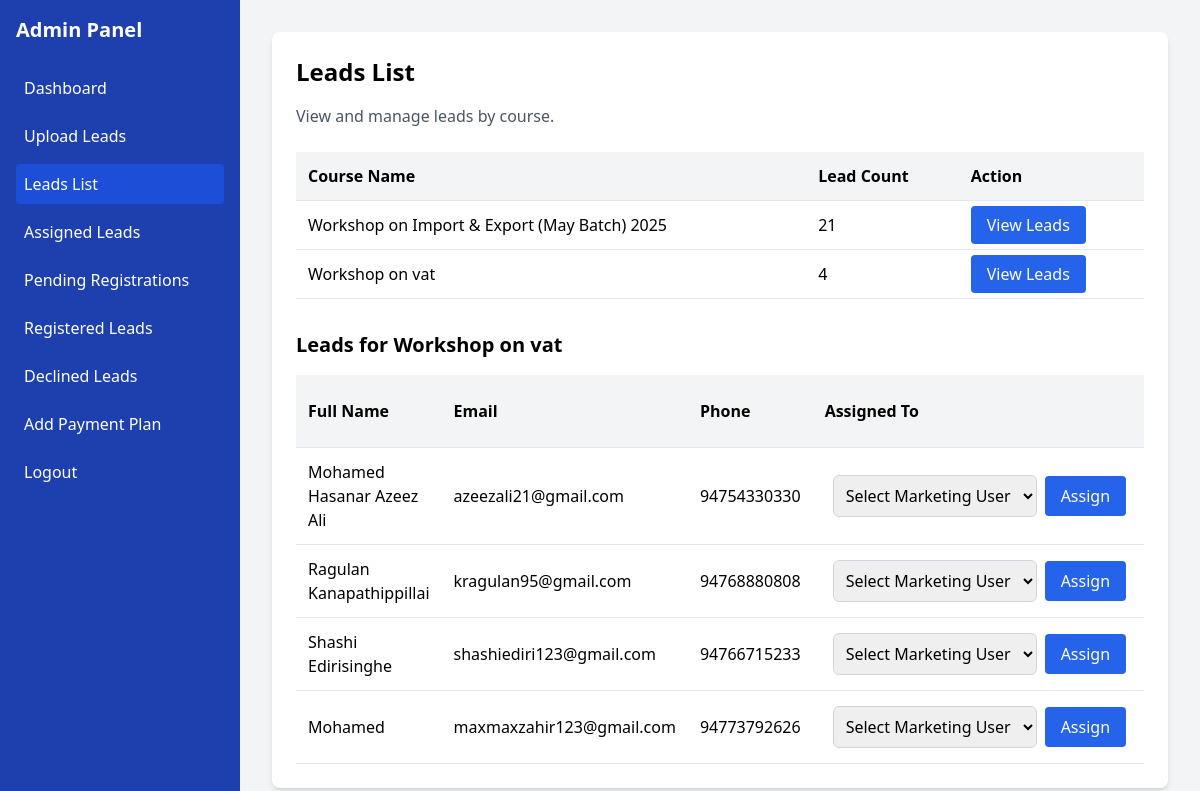
Page /views/admin/leads_list.php?course=Workshop+on+vat (signed in) on the committed database.
### tables this page shows
CREATE TABLE IF NOT EXISTS `leads` (
  `id` int NOT NULL AUTO_INCREMENT,
  `form_name` varchar(100) NOT NULL,
  `title` varchar(50) DEFAULT NULL,
  `full_name` varchar(100) NOT NULL,
  `email` varchar(100) NOT NULL,
  `phone` varchar(20) NOT NULL,
  `date_of_birth` date DEFAULT NULL,
  `gender` varchar(10) DEFAULT NULL,
  `nationality` varchar(50) DEFAULT NULL,
  `marital_status` varchar(20) DEFAULT NULL,
  `nic_number` varchar(12) DEFAULT NULL,
  `passport_number` varchar(20) DEFAULT NULL,
  `permanent_address` text,
  `current_address` text,
  `postcode` varchar(10) DEFAULT NULL,
  `mobile_no` varchar(15) DEFAULT NULL,
  `email_address` varchar(100) DEFAULT NULL,
  `office_address` text,
  `office_email` varchar(100) DEFAULT NULL,
  `parent_guardian_name` varchar(100) DEFAULT NULL,
  `parent_contact_number` varchar(15) DEFAULT NULL,
  `parent_address` text,
  `company_institution` varchar(100) DEFAULT NULL,
  `work_experience` text,
  `assigned_user_id` int DEFAULT NULL,
  `status` enum('new','assigned','pending_registration','registered','declined') DEFAULT 'new',
  `created_at` timestamp NULL DEFAULT CURRENT_TIMESTAMP,
  `registration_status` varchar(50) DEFAULT 'pending',
  `payment_plan_id` int DEFAULT NULL,
  PRIMARY KEY (`id`),
  KEY `assigned_user_id` (`assigned_user_id`),
  KEY `payment_plan_id` (`payment_plan_id`)
);

### backend/controllers/LeadController.php (called while the page is built, shortened)
<?php
require_once __DIR__ . '/../config/db_connect.php';
require_once __DIR__ . '/../models/Lead.php';
class LeadController {
    private $leadModel;
    public function __construct($pdo) {
        $this->leadModel = new Lead($pdo);
    }
    public function getLeadsByCourse($course_name, $user_id = null, $registration_status = null) {
        return $this->leadModel->getLeadsByCourse($course_name, $user_id, $registration_status);
    }
}

### backend/models/Lead.php (called while the page is built, shortened)
<?php
class Lead {
    private $pdo;
    public function __construct($pdo) {
        $this->pdo = $pdo;
    }
    public function getLeadsByCourse($course_name, $user_id = null, $registration_status = null) {
        if ($course_name) {
            $query = "SELECT l.*, u.username, r.status AS registration_status
                      FROM leads l
                      LEFT JOIN users u ON l.assigned_user_id = u.id
                      LEFT JOIN registrations r ON l.id = r.lead_id
                      WHERE l.form_name = ?";
            $params = [$course_name];
            $stmt = $this->pdo->prepare($query);
            $stmt->execute($params);
        } else {
            $query = "SELECT DISTINCT form_name FROM leads";
            if ($user_id !== null) {
                $query .= " WHERE assigned_user_id = ?";
                $stmt = $this->pdo->prepare($query);
                $stmt->execute([$user_id]);
            } else {
                $stmt = $this->pdo->prepare($query);
                $stmt->execute();
            }
        }
        $results = $stmt->fetchAll(PDO::FETCH_ASSOC);
        return $results;
    }
}

### views/admin/leads_list.php (the view, shortened to what this page needs)
<?php
require_once __DIR__ . '/../../backend/config/db_connect.php';
require_once __DIR__ . '/../../backend/controllers/LeadController.php';
$leadController = new LeadController($pdo);
$course_list = $leadController->getLeadsByCourse(null);
$course = $_GET['course'] ?? '';
if ($course) {
    $leads = $leadController->getLeadsByCourse($course);
} else {
    $leads = [];
}
$currentPage = basename($_SERVER['PHP_SELF']);
?>
<!DOCTYPE html>
<html lang="en">
<head>
    <script src="https://cdn.tailwindcss.com"></script>
</head>
<body class="bg-gray-100 font-sans">
    <div class="flex min-h-screen">
        <div class="sidebar fixed inset-y-0 left-0 w-64 bg-blue-800 text-white p-4 md:relative md:translate-x-0 z-10">
            <div class="flex items-center justify-between mb-6">
                <h2 class="text-xl font-bold">Admin Panel</h2>
            </div>
            <nav aria-label="Main navigation">
                <ul class="space-y-2">
                    <li>
                        <a href="<?php echo BASE_PATH; ?>/views/admin/dashboard.php" class="block p-2 rounded hover:bg-blue-700 <?php echo $currentPage === 'dashboard.php' ? 'bg-blue-700' : ''; ?>">
                            Dashboard
                        </a>
                    </li>
                    <li>
                        <a href="<?php echo BASE_PATH; ?>/views/admin/upload_leads.php" class="block p-2 rounded hover:bg-blue-700 <?php echo $currentPage === 'upload_leads.php' ? 'bg-blue-700' : ''; ?>">
                            Upload Leads
                        </a>
                    </li>
                    <li>
                        <a href="<?php echo BASE_PATH; ?>/views/admin/leads_list.php" class="block p-2 rounded hover:bg-blue-700 <?php echo $currentPage === 'leads_list.php' ? 'bg-blue-700' : ''; ?>">
                            Leads List
                        </a>
                    </li>
                    <li>
                        <a href="<?php echo BASE_PATH; ?>/views/admin/assigned_leads.php" class="block p-2 rounded hover:bg-blue-700 <?php echo $currentPage === 'assigned_leads.php' ? 'bg-blue-700' : ''; ?>">
                            Assigned Leads
                        </a>
                    </li>
                    <li>
                        <a href="<?php echo BASE_PATH; ?>/views/admin/pending_registrations.php" class="block p-2 rounded hover:bg-blue-700 <?php echo $currentPage === 'pending_registrations.php' ? 'bg-blue-700' : ''; ?>">
                            Pending Registrations
                        </a>
                    </li>
                    <li>
                        <a href="<?php echo BASE_PATH; ?>/views/admin/registered_leads.php" class="block p-2 rounded hover:bg-blue-700 <?php echo $currentPage === 'registered_leads.php' ? 'bg-blue-700' : ''; ?>">
                            Registered Leads
                        </a>
                    </li>
                    <li>
                        <a href="<?php echo BASE_PATH; ?>/views/admin/declined_leads.php" class="block p-2 rounded hover:bg-blue-700 <?php echo $currentPage === 'declined_leads.php' ? 'bg-blue-700' : ''; ?>">
                            Declined Leads
                        </a>
                    </li>
                    <li>
                        <a href="<?php echo BASE_PATH; ?>/views/admin/add_payment_plan.php" class="block p-2 rounded hover:bg-red-700/30 <?php echo $currentPage === 'add_payment_plan.php' ? 'bg-red-700/50' : ''; ?>">
                            Add Payment Plan
                        </a>
                    </li>
                    <li>
                        <a href="<?php echo BASE_PATH; ?>/views/auth/logout.php" class="block p-2 rounded hover:bg-red-600">
                            Logout
                        </a>
                    </li>
                </ul>
            </nav>
        </div>
        <div class="flex-1 p-4 md:p-8">
            <div class="max-w-4xl mx-auto bg-white p-6 rounded-lg shadow-md">
                <h1 class="text-2xl font-bold mb-4">Leads List</h1>
                <p class="mb-6 text-gray-600">View and manage leads by course.</p>
                <?php if (empty($course_list)): ?>
                    <div class="p-4 text-gray-600">No leads found.</div>
                <?php else: ?>
                    <div class="overflow-x-auto">
                        <table class="table">
                            <thead>
                                <tr>
                                    <th>Course Name</th>
                                    <th>Lead Count</th>
                                    <th>Action</th>
                                </tr>
                            </thead>
                            <tbody>
                                <?php foreach (array_unique(array_column($course_list, 'form_name')) as $course_name): ?>
                                    <tr>
                                        <td><?php echo htmlspecialchars($course_name); ?></td>
                                        <td><?php echo htmlspecialchars((string)count($leadController->getLeadsByCourse($course_name))); ?></td>
                                        <td>
                                            <a href="?course=<?php echo urlencode($course_name); ?>" class="px-4 py-2 bg-blue-600 text-white rounded hover:bg-blue-700">View Leads</a>
                                        </td>
                                    </tr>
                                <?php endforeach; ?>
                            </tbody>
                        </table>
                    </div>
                <?php endif; ?>
                <?php if ($course && !empty($leads)): ?>
                    <h2 class="text-xl font-semibold mt-8 mb-4">Leads for <?php echo htmlspecialchars($course); ?></h2>
                    <div class="overflow-x-auto">
                        <table class="table">
                            <thead>
                                <tr>
                                    <th>Full Name</th>
                                    <th>Email</th>
                                    <th>Phone</th>
                                    <th>Assigned To</th>
                                    <th>Registration Status</th>
                                </tr>
                            </thead>
                            <tbody>
                                <?php foreach ($leads as $lead): ?>
                                    <tr>
                                        <td><?php echo htmlspecialchars($lead['full_name']); ?></td>
                                        <td><?php echo htmlspecialchars($lead['email']); ?></td>
                                        <td><?php echo htmlspecialchars($lead['phone']); ?></td>
                                        <td>
                                            <?php if ($lead['assigned_user_id']): ?>
                                                <?php echo htmlspecialchars($lead['username'] ?: 'N/A'); ?>
                                            <?php else: ?>
                                                <form method="POST" action="<?php echo BASE_PATH; ?>/views/admin/leads_list.php?course=<?php echo urlencode($course); ?>" class="flex items-center space-x-2">
                                                    <select name="user_id" required class="p-2 border border-gray-300 rounded-md focus:ring-blue-500 focus:border-blue-500">
                                                        <option value="">Select Marketing User</option>
                                                    </select>
                                                    <button type="submit" class="px-4 py-2 bg-blue-600 text-white rounded hover:bg-blue-700">Assign</button>
                                                </form>
                                            <?php endif; ?>
                                        </td>
                                        <td><?php echo htmlspecialchars($lead['registration_status'] ?: 'N/A'); ?></td>
                                    </tr>
                                <?php endforeach; ?>
                            </tbody>
                        </table>
                    </div>
                <?php endif; ?>
            </div>
        </div>
    </div>
</body>
</html>

### views/admin/leads_list.php (style rules this page uses)
.sidebar { transition: transform 0.3s ease-in-out; }
.table { width: 100%; border-collapse: collapse; }
.table th, .table td { padding: 12px; text-align: left; border-bottom: 1px solid #e5e7eb; }
.table th { background-color: #f3f4f6; font-weight: 600; }

### rows in the picture
leads: full_name "Mohamed Hasanar Azeez Ali", email "azeezali21@gmail.com", phone "94754330330"
leads: full_name "Ragulan Kanapathippillai", email "kragulan95@gmail.com", phone "94768880808"
leads: full_name "Shashi Edirisinghe", email "shashiediri123@gmail.com", phone "94766715233"
leads: full_name "Mohamed", email "maxmaxzahir123@gmail.com", phone "94773792626"

### other values in the picture
$course_name "Workshop on Import & Export (May Batch) 2025"
count($leadController->getLeadsByCourse($course_name)) "21"
$course_name "Workshop on vat"
count($leadController->getLeadsByCourse($course_name)) "4"
$course "Workshop on vat"
